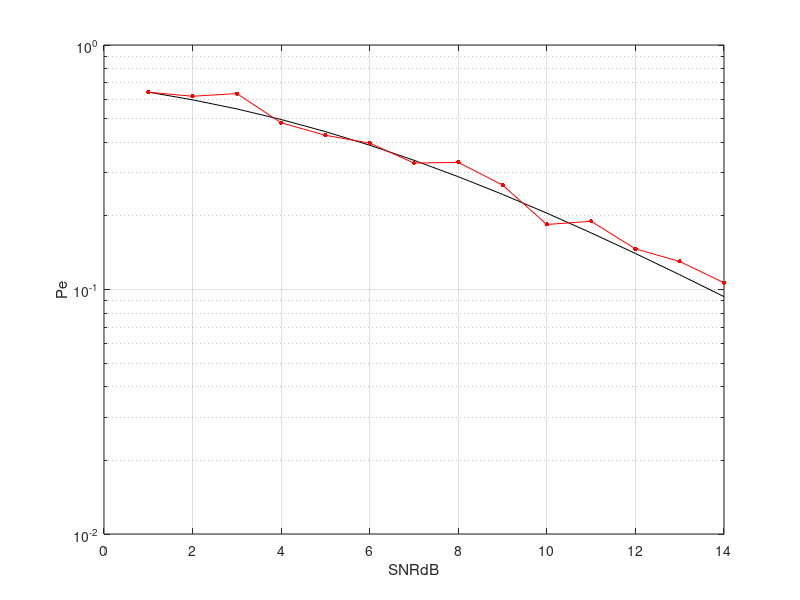

The MATLAB source for this figure:
clear all;
close all;
clc;
q = 8;
T = 2;
f0 = 20;
f = f0 + ((0:q-1)/T);
dt = (1/max(f))/10;
t = 0:dt:T;
E = 10;
eps=0;
m = sqrt(eps/2);
D = (1-eps)/2;
d=sqrt(D);
si = zeros(q,length(t));
for i = 1:q
    si(i,:) = sqrt(2*E/T)*cos(2*pi*f(i)*t);
end
s_cos = zeros(q,length(t));
s_sin = zeros(q,length(t));
f_sin = zeros(q,length(t));
f_cos = zeros(q,length(t));
 
for i = 1:q
    f_cos(i,:) = sqrt(2/T)*cos(2*pi*f(i)*t);
    f_sin(i,:) = sqrt(2/T)*sin(2*pi*f(i)*t); 
    s_cos(i,:) = sqrt(2*E/T)*f_cos(i,:);
    s_sin(i,:) = sqrt(2*E/T)*f_sin(i,:);
end
SNRdB = 1:14;
SNRdBtheor = 1:14;
SNRtheor = 10.^(SNRdBtheor/10);
nErrMax = 50;
for nSNR = 1:length(SNRdB)
    nErr = 0;
    ntest = 0;
    SNR = 10^(SNRdB(nSNR)/10);
    sigma2=(sum(sum(si.^2)))/(q*2*SNR);
    sigma=sqrt(sigma2);
    while nErr < nErrMax
        x = normrnd(m,d);
        y = normrnd(m,d);
        Mu = sqrt((x^2)+(y^2));
        XX = q*rand + 1;
        i = floor(XX);
        tetta = rand();
        r = Mu*cos(2*pi*tetta)*s_cos(i,:) + Mu*sin(2*pi*tetta)*s_sin(i,:) + sigma*randn(1,length(t));
        for a = 1:(q)
            r_c(a) = sum(r.*f_cos(a,:))*dt;
            r_s(a) = sum(r.*f_sin(a,:))*dt;
        end
        [index, i_result] = max((r_s.^2) + (r_c.^ 2));
        if (i_result)~= i
             nErr = nErr + 1;
             clc
             disp([SNRdB(nSNR), ntest, nErr, nErrMax]);
        end 
         ntest = ntest + 1;
    end 
    Pe_experement(nSNR) = nErr/ntest;
end 
Pe_theory = zeros(1, length(SNRdBtheor));
for m=1:q-1
   koef = nchoosek(q-1,m);
   mult = koef*((-1)^(m+1));
   mult2=mult*(1./(1+m+m*(1-eps)*SNRtheor));
   mult3 = mult2.*exp(((-1*m*eps*SNRtheor)./(1+m+m*(1-eps)*SNRtheor)));
   Pe_theory = Pe_theory + mult3;
end
    figure(1);
    axis('square');
    semilogy(SNRdBtheor, Pe_theory, 'black', SNRdB, Pe_experement,'red.-','MarkerSize',10);
    xlabel('SNRdB')
    ylabel('Pe')
    grid on;
